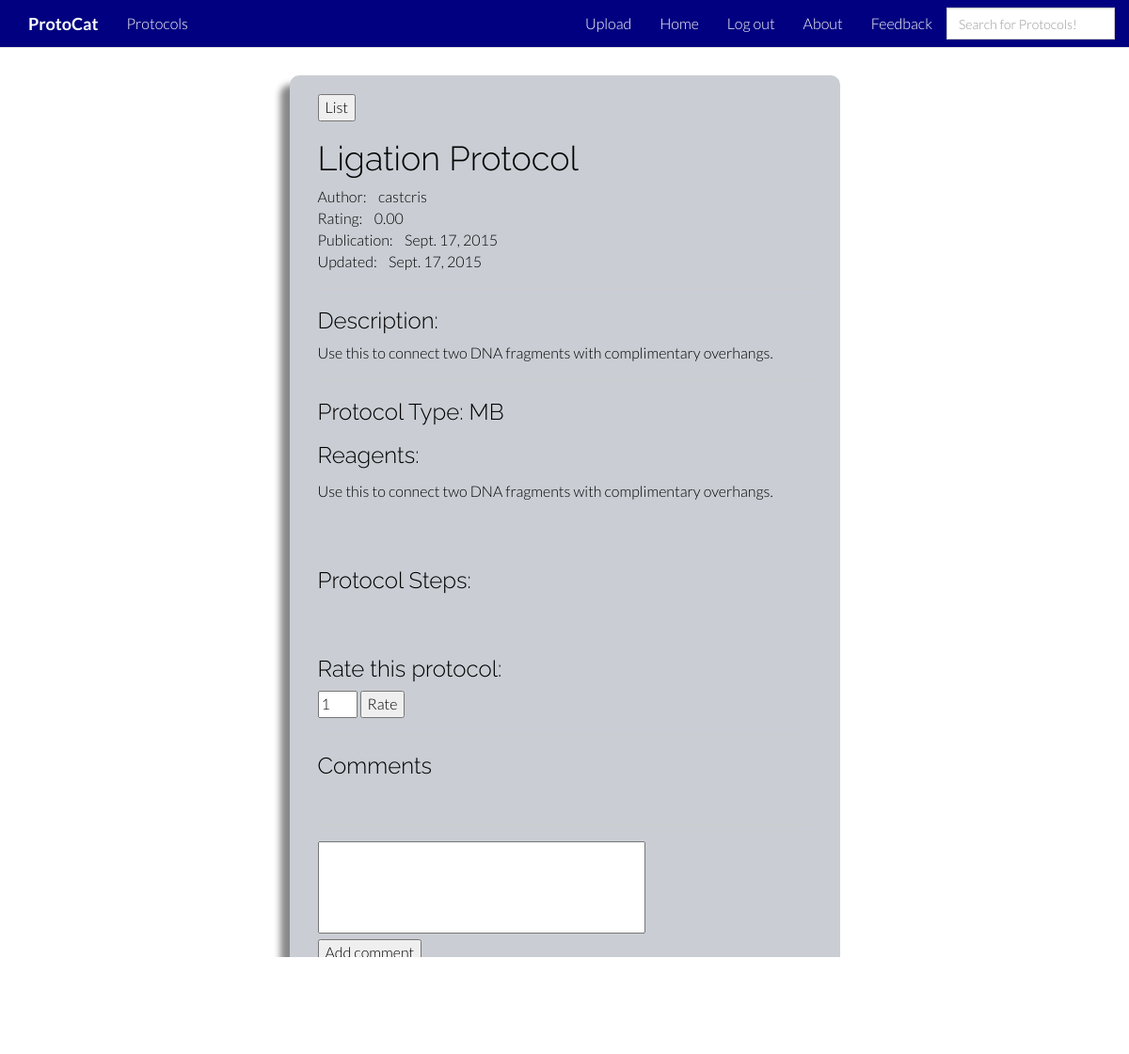
The app's page /protocol_display/115/ (signed in) with its own data.
### protocat_app/models.py (models this page shows, shortened)
class Protocol(models.Model):
    id = models.AutoField(primary_key=True)
    title = models.TextField()
    author = models.CharField(max_length=50)
    date_of_upload = models.DateField(auto_now_add=True)
    date_modified = models.DateField(auto_now=True)
    description = models.TextField(blank=True)
    protocol_type = models.CharField(max_length=2, choices=PROTOCOL_TYPES, null=True, blank=True)
    rating = models.DecimalField(
        validators=[MinValueValidator(0.0), MaxValueValidator(5.0)],
        max_digits=3, decimal_places=2, default=2.50)
    num_ratings = models.IntegerField(default=0)
    user_rated = models.TextField(default='')
    reagents = models.TextField(default='')
    protocol_steps = models.TextField(default='')

### protocat_app/views.py (the view)
# urls.py: url(r'^protocol_display/(?P<protocol_id>[0-9]+)/$', views.protocol_display, name='protocol_display'),
def protocol_display(request, protocol_id):
    protocol_items = Protocol.objects.get(id=protocol_id)
    steps = protocol_items.protocol_steps
    current_user = str(request.user)
    return render(request, 'protocat_app/protocol_display.html', {'protocol_items':protocol_items, 'steps':steps,'current_user':current_user})

### protocat_app/templates/protocat_app/protocol_display.html (shortened to what this page needs)
{% extends 'base.html' %}
{% load staticfiles %}
{% load comments %}
{% block content %}
        <div class="row">
            <div class="col-md-3"></div>
            <div class="col-md-6">
                <div class="protocol_display_box">
                    <form action="/protocol_list">
                        <input type="submit" value="List">
                    </form>
                    <h1>{{protocol_items.title}}</h1>
                    Author:&nbsp&nbsp&nbsp&nbsp{{protocol_items.author}}
                    <br>
                    Rating:&nbsp&nbsp&nbsp&nbsp{{protocol_items.rating}}
                    <br>
                    Publication:&nbsp&nbsp&nbsp&nbsp{{protocol_items.date_of_upload}}
                    <br>
                    Updated:&nbsp&nbsp&nbsp&nbsp{{protocol_items.date_modified}}
                    <hr>
                    {% if protocol_items.description %}
                        <h3>Description:</h3>
                    {{protocol_items.description}}
                    <hr>
                    {% endif %}
                    <h3>Protocol Type:  {{protocol_items.protocol_type}}</h3>
                    <h3>Reagents: </h3> <p>{{protocol_items.reagents|linebreaksbr}}</p>
                    <br>
                    <h3>Protocol Steps: </h3> <p>{{steps|linebreaksbr}}</p>
                            {% if user.is_authenticated %}
                            {% if current_user not in protocol_items.user_rated %}
                            <br>
                            <h3>Rate this protocol:</h3>
                            <form method="POST" action="/rating/{{protocol_items.id}}/">
                                <input type="number" value="1" name="rating" min="1" max="5">
                                <input type="submit" value="Rate">
                            </form>
                            {% endif %}
                            {% endif %}
                    <hr>
                    <h3>Comments</h3>
                    <br>
                    {% get_comment_form for protocol_items as form %}
                            {% if user.is_authenticated %}
                            {% get_comment_form for protocol_items as form %}
                            <hr>
                            <table>
                                <form action="{% comment_form_target %}" method="post">
                                    <textarea name="comment" rows="4" cols="40"></textarea>
                                    <br>
                                    <input type="submit" value="Add comment" id="id_submit">
                                    <br><br>
                                </form>
                            </table>
                            {% endif %}
                    <br>
                </div>
            </div>
        </div>
{% endblock %}

### protocat_app/static/stylesheets/root_index.css (style rules this page uses)
body { background-color: white; font-family: "Lato"; font-weight: 300; font-size: 16px; color: white; padding-top: 50px; -webkit-font-smoothing: antialiased; -webkit-overflow-scrolling: touch; }
h1, h2, h3, h4, h5, h6 { font-family: "Raleway"; font-weight: 300; color: black; }
p { line-height: 28px; margin-bottom: 25px; color:black; }
hr { display: block; height: 1px; border: 0; border-top: 1px solid #ccc; margin: 1em 0; padding: 0; }
input { color:black; }
textarea { resize:none; color: black; }

### protocat_app/static/stylesheets/protocol_display.css (style rules this page uses)
.protocol_display_box { box-shadow: -10px 10px 7px #888888; margin-top: 30px; margin-bottom: 50px; padding-left: 30px; padding-right: 30px; padding-top: 20px; padding-bottom: 20px; background-color: #CACED4; border-radius: 10px; color:black; }

### records on screen
Protocol: title "Ligation Protocol", author "castcris", rating "0.00", date_of_upload "Sept. 17, 2015", date_modified "Sept. 17, 2015", description "Use this to connect two DNA fragments with complimentary overhangs.", protocol_type "MB", reagents "Use this to connect two DNA fragments with complimentary overhangs."
